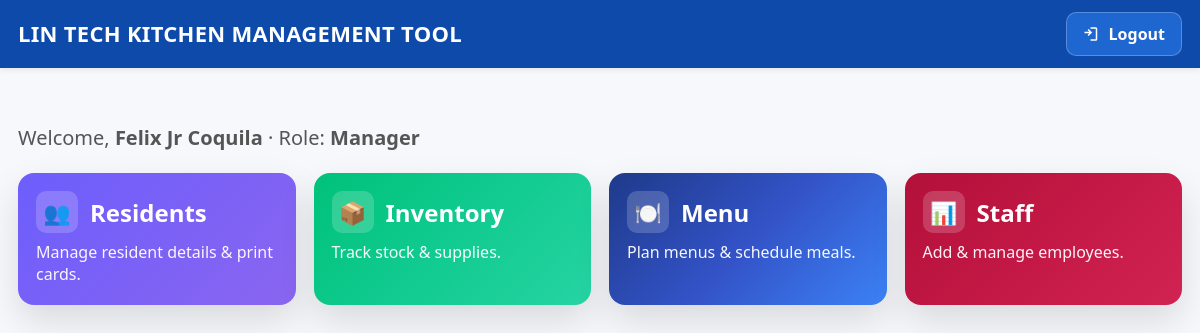
Page /dashboard (signed in) on the committed database.
### models.py (models this page shows, shortened)
class User(db.Model):
    __tablename__ = "user"
    id = db.Column(db.Integer, primary_key=True)
    first_name = db.Column(db.String(80))
    last_name = db.Column(db.String(80))
    username = db.Column(db.String(80), unique=True, nullable=False)
    employee_id = db.Column(db.String(40), unique=True)
    email = db.Column(db.String(255))
    role = db.Column(db.String(40), nullable=False, default="Dietary Aide")
    password_hash = db.Column(db.String(255), nullable=False)
    must_change_password = db.Column(db.Boolean, default=False)
    created_at = db.Column(db.DateTime, default=datetime.utcnow)
    updated_at = db.Column(db.DateTime, default=datetime.utcnow, onupdate=datetime.utcnow)

### app.py (the view)
    @app.route("/dashboard")
    @login_required
    def dashboard():
        role = session.get("user", {}).get("role")
        tiles = dashboard_tiles_for(role)
        return render_template("dashboard.html", tiles=tiles)

### templates/dashboard.html (shortened to what this page needs)
{% extends "base.html" %}
{% block content %}
<div class="wrap">
  <div class="dash-head text-center">
    <p style="font-size: 1.25rem; color: #555; margin-top: 3.5rem;">
       Welcome, <strong>{{ current_user.first_name }} {{ current_user.last_name }}</strong> · Role: <strong>{{ current_user.role }}</strong>
    </p>
  </div>
  <div class="tiles">
    <a class="tile purple" href="{{ url_for('residents_list') }}">
      <div class="tile-head">
        <div class="tile-icon">👥</div>
        <h2>Residents</h2>
      </div>
      <p>Manage resident details &amp; print cards.</p>
    </a>
    <a class="tile green" href="{{ url_for('inventory_list') }}">
      <div class="tile-head">
        <div class="tile-icon">📦</div>
        <h2>Inventory</h2>
      </div>
      <p>Track stock &amp; supplies.</p>
    </a>
    {% if current_user.role == 'Dietary Aide' %}
      <a class="tile blue" href="{{ url_for('planned_menus') }}">
        <div class="tile-head">
          <div class="tile-icon">🍽️</div>
          <h2>Menu</h2>
        </div>
        <p>View weekly planned menus.</p>
      </a>
    {% else %}
      <a class="tile blue" href="{{ url_for('menu_hub') }}">
        <div class="tile-head">
          <div class="tile-icon">🍽️</div>
          <h2>Menu</h2>
        </div>
        <p>Plan menus &amp; schedule meals.</p>
      </a>
    {% endif %}
    {% if current_user.role == 'Manager' %}
      <a class="tile red" href="{{ url_for('staff_list') }}">
        <div class="tile-head">
          <div class="tile-icon">📊</div>
          <h2>Staff</h2>
        </div>
        <p>Add &amp; manage employees.</p>
      </a>
    {% endif %}
  </div>
</div>
{% endblock %}

### templates/base.html (style rules this page uses)
:root { --bg:#f6f8fb; --card:#ffffff; --text:#101828; --line:#e5e7eb; --primary:#1e66d0; --primary-600:#1b59b5; --danger:#dc2626; --shadow:0 6px 24px rgba(16,24,40,.06); --radius:12px; --radius-sm:10px; }
* { box-sizing:border-box; }
html,body { height:100%; }
body { margin:0; background:var(--bg); color:var(--text); -webkit-font-smoothing:antialiased; font-family: system-ui,-apple-system,Segoe UI,Roboto,"Helvetica Neue",Arial,"Noto Sans"; }
h2 { font-size:22px; margin:0 0 12px; }
a { color:var(--primary); }

### templates/dashboard.html (style rules this page uses)
.wrap { max-width: 1200px; margin: 0 auto; }
.dash-head { margin: 8px 0 22px; }
.tiles { display: grid; grid-template-columns: repeat(4, minmax(220px, 1fr)); gap: 18px; }
.tile { display: block; border-radius: 16px; color: #fff; text-decoration: none; padding: 18px 18px 20px; box-shadow: 0 16px 36px rgba(0,0,0,.12); transition: transform .18s ease, box-shadow .18s ease, filter .18s ease; }
.tile-head { display:flex; align-items:center; gap:12px; margin-bottom:8px; }
.tile-icon { width:42px; height:42px; border-radius:10px; display:flex; align-items:center; justify-content:center; background: rgba(255,255,255,.18); font-size:22px; }
.tile h2 { margin:0; font-size:24px; color:#fff; }
.tile p { margin:0; opacity:.95; }
.purple { background: linear-gradient(135deg,#6d5efc,#7b61f6,#8a66f0); }
.green { background: linear-gradient(135deg,#00c17a,#11cb90,#26d4a3); }
.blue { background: linear-gradient(135deg,#1e3a8a,#3352c6,#3b82f6); }
.red { background: linear-gradient(135deg,#b2103a,#c31845,#d12352); }

### rows in the picture
User: first_name "Felix Jr", last_name "Coquila", role "Manager"
